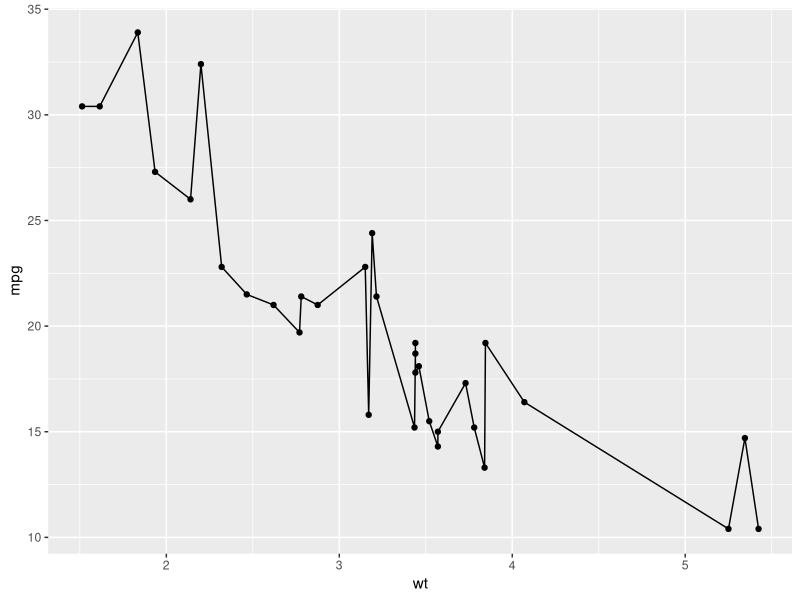
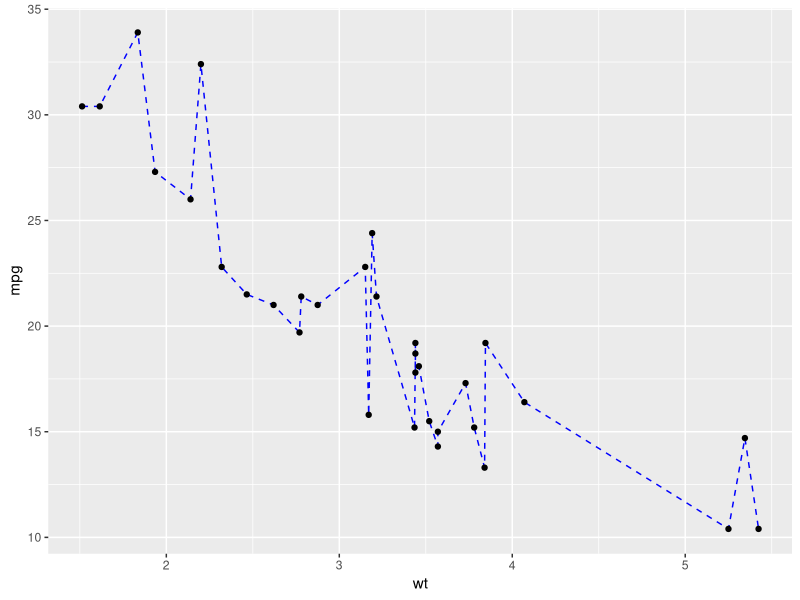

Recreate these plots in R, in order.
## ---- chunk 1
stem(mtcars$mpg)
## ---- chunk 2
#install.packages("ggplot2")
library(ggplot2)
ggplot(data=mtcars, aes(x=wt, y=mpg)) +
  geom_line()+
  geom_point()
## ---- chunk 3
ggplot(data=mtcars, aes(x=wt, y=mpg)) +
  geom_line(linetype= "dashed", color= "blue")+
  geom_point()
